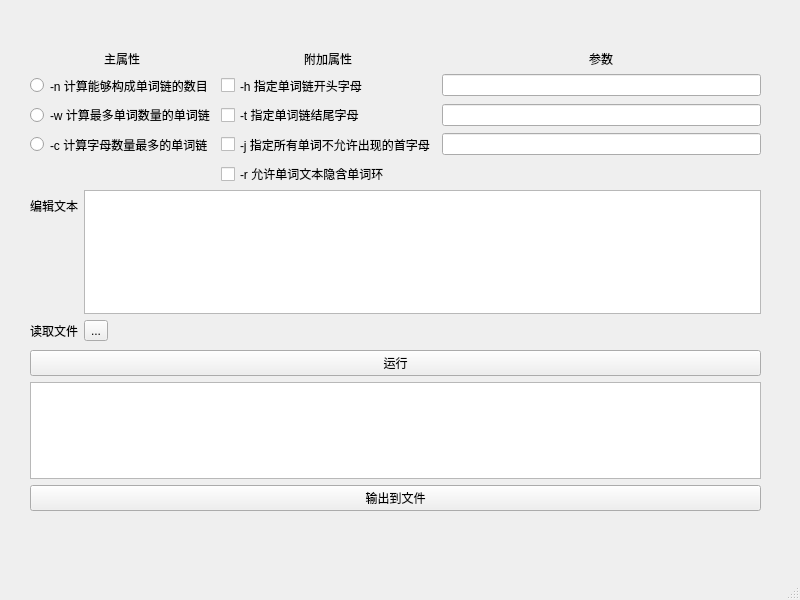
<?xml version="1.0" encoding="UTF-8"?>
<ui version="4.0">
    <class>MainWindow</class>
    <widget class="QMainWindow" name="MainWindow">
        <property name="geometry">
            <rect>
                <x>0</x>
                <y>0</y>
                <width>800</width>
                <height>600</height>
            </rect>
        </property>
        <property name="windowTitle">
            <string>MainWindow</string>
        </property>
        <widget class="QWidget" name="centralwidget">
            <widget class="QWidget" name="gridLayoutWidget">
                <property name="geometry">
                    <rect>
                        <x>30</x>
                        <y>50</y>
                        <width>731</width>
                        <height>136</height>
                    </rect>
                </property>
                <layout class="QGridLayout" name="gridLayout">
                    <item row="5" column="2">
                        <widget class="QCheckBox" name="jButton">
                            <property name="text">
                                <string>-j 指定所有单词不允许出现的首字母</string>
                            </property>
                        </widget>
                    </item>
                    <item row="5" column="1">
                        <widget class="QRadioButton" name="cButton">
                            <property name="text">
                                <string>-c 计算字母数量最多的单词链</string>
                            </property>
                        </widget>
                    </item>
                    <item row="5" column="3">
                        <widget class="QLineEdit" name="jParamLineEdit"/>
                    </item>
                    <item row="4" column="1">
                        <widget class="QRadioButton" name="wButton">
                            <property name="text">
                                <string>-w 计算最多单词数量的单词链</string>
                            </property>
                        </widget>
                    </item>
                    <item row="1" column="2">
                        <widget class="QCheckBox" name="headButton">
                            <property name="text">
                                <string>-h 指定单词链开头字母</string>
                            </property>
                        </widget>
                    </item>
                    <item row="1" column="3">
                        <widget class="QLineEdit" name="headParamLineEdit"/>
                    </item>
                    <item row="4" column="2">
                        <widget class="QCheckBox" name="tailButton">
                            <property name="text">
                                <string>-t 指定单词链结尾字母</string>
                            </property>
                        </widget>
                    </item>
                    <item row="4" column="3">
                        <widget class="QLineEdit" name="tailParamLineEdit"/>
                    </item>
                    <item row="6" column="2">
                        <widget class="QCheckBox" name="rButton">
                            <property name="text">
                                <string>-r 允许单词文本隐含单词环</string>
                            </property>
                        </widget>
                    </item>
                    <item row="1" column="1">
                        <widget class="QRadioButton" name="nButton">
                            <property name="text">
                                <string>-n 计算能够构成单词链的数目</string>
                            </property>
                        </widget>
                    </item>
                    <item row="0" column="1" alignment="Qt::AlignHCenter">
                        <widget class="QLabel" name="label_2">
                            <property name="text">
                                <string>主属性</string>
                            </property>
                        </widget>
                    </item>
                    <item row="0" column="2" alignment="Qt::AlignHCenter">
                        <widget class="QLabel" name="label_3">
                            <property name="text">
                                <string>附加属性</string>
                            </property>
                        </widget>
                    </item>
                    <item row="0" column="3" alignment="Qt::AlignHCenter">
                        <widget class="QLabel" name="label_4">
                            <property name="text">
                                <string>参数</string>
                            </property>
                        </widget>
                    </item>
                </layout>
            </widget>
            <widget class="QWidget" name="formLayoutWidget">
                <property name="geometry">
                    <rect>
                        <x>30</x>
                        <y>190</y>
                        <width>731</width>
                        <height>151</height>
                    </rect>
                </property>
                <layout class="QFormLayout" name="formLayout">
                    <item row="0" column="0">
                        <widget class="QLabel" name="label">
                            <property name="text">
                                <string>编辑文本</string>
                            </property>
                        </widget>
                    </item>
                    <item row="0" column="1">
                        <widget class="QTextEdit" name="wordTextEdit"/>
                    </item>
                    <item row="1" column="0">
                        <widget class="QLabel" name="label_5">
                            <property name="text">
                                <string>读取文件</string>
                            </property>
                        </widget>
                    </item>
                    <item row="1" column="1">
                        <widget class="QToolButton" name="toolButton">
                            <property name="text">
                                <string>...</string>
                            </property>
                        </widget>
                    </item>
                </layout>
            </widget>
            <widget class="QWidget" name="gridLayoutWidget_2">
                <property name="geometry">
                    <rect>
                        <x>30</x>
                        <y>350</y>
                        <width>731</width>
                        <height>181</height>
                    </rect>
                </property>
                <layout class="QGridLayout" name="gridLayout_2">
                    <item row="0" column="0">
                        <widget class="QPushButton" name="runButton">
                            <property name="text">
                                <string>运行</string>
                            </property>
                        </widget>
                    </item>
                    <item row="3" column="0" alignment="Qt::AlignHCenter">
                        <widget class="QLabel" name="resultLabel">
                        </widget>
                    </item>
                    <item row="1" column="0">
                        <widget class="QTextBrowser" name="textBrowser"/>
                    </item>
                    <item row="2" column="0">
                        <widget class="QPushButton" name="exportButton">
                            <property name="text">
                                <string>输出到文件</string>
                            </property>
                        </widget>
                    </item>
                </layout>
            </widget>
        </widget>
        <widget class="QMenuBar" name="menubar">
            <property name="geometry">
                <rect>
                    <x>0</x>
                    <y>0</y>
                    <width>800</width>
                    <height>26</height>
                </rect>
            </property>
        </widget>
        <widget class="QStatusBar" name="statusbar"/>
    </widget>
    <resources/>
    <connections/>
</ui>
